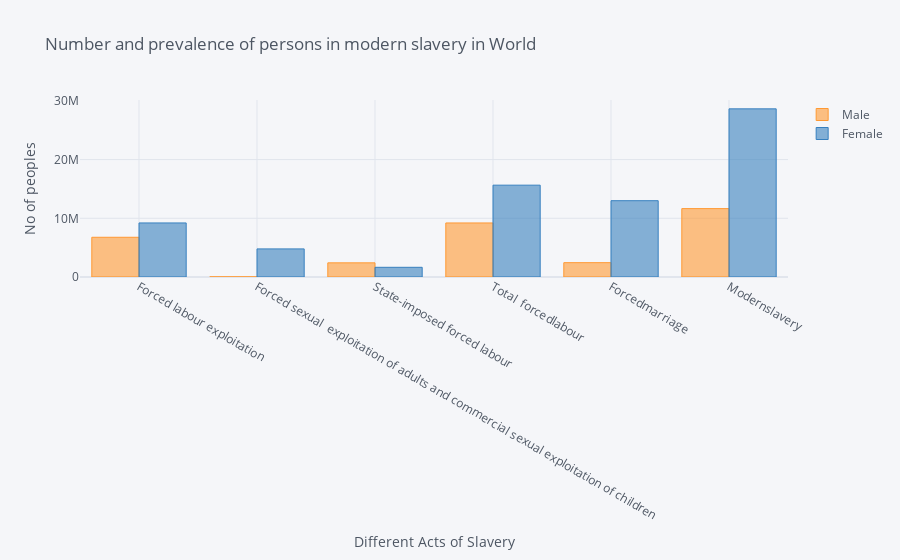

Write notebook code for a chart like this one.
### Markdown cell above
* Most people are affected by Modern Slavery
* State-imposed forced labour has the least affect
    * Reasons:
    1. Allmost no women are engage in State-imposed forced labour
    1. Women are more affected by Slavery

### Code cell
laour_sex_age_noworld = laour_sex_age[laour_sex_age['Category_Sex_Age'] != 'World']

laour_sex_age_noworld_transpose = laour_sex_age_noworld.T

laour_sex_age_noworld_transpose = (laour_sex_age_noworld_transpose).reset_index()
laour_sex_age_noworld_transpose = laour_sex_age_noworld_transpose.rename(columns={'index':'Act',1:'Male',2:'Female',3:'Adults',4:'Children'})
laour_sex_age_noworld_transpose = laour_sex_age_noworld_transpose[laour_sex_age_noworld_transpose['Act'] != 'Category_Sex_Age']

laour_sex_age_noworld_transpose.iplot(x='Act', y=['Male', 'Female'], kind='bar',xTitle='Different Acts of Slavery',yTitle='No of peoples',title='Number and prevalence of persons in modern slavery in World')

### Figure 1 — Plotly figure (JSON) as saved in the notebook; plotly's stock layout.template omitted (floating-point values rounded to 4 significant figures)
{"data": [{"marker": {"color": "rgba(255, 153, 51, 0.6)", "line": {"color": "rgba(255, 153, 51, 1.0)", "width": 1}}, "name": "Male", "orientation": "v", "text": "", "type": "bar", "x": ["Forced labour exploitation", "Forced sexual  exploitation of adults and commercial sexual exploitation of children", "State-imposed forced labour ", "Total  forcedlabour", "Forcedmarriage", "Modernslavery"], "y": [6766000, 29000, 2411000, 9206000, 2442000, 11648000]}, {"marker": {"color": "rgba(55, 128, 191, 0.6)", "line": {"color": "rgba(55, 128, 191, 1.0)", "width": 1}}, "name": "Female", "orientation": "v", "text": "", "type": "bar", "x": ["Forced labour exploitation", "Forced sexual  exploitation of adults and commercial sexual exploitation of children", "State-imposed forced labour ", "Total  forcedlabour", "Forcedmarriage", "Modernslavery"], "y": [9209000, 4787000, 1650000, 15646000, 13000000, 28645000]}], "layout": {"legend": {"bgcolor": "#F5F6F9", "font": {"color": "#4D5663"}}, "paper_bgcolor": "#F5F6F9", "plot_bgcolor": "#F5F6F9", "title": {"font": {"color": "#4D5663"}, "text": "Number and prevalence of persons in modern slavery in World"}, "xaxis": {"gridcolor": "#E1E5ED", "showgrid": true, "tickfont": {"color": "#4D5663"}, "title": {"font": {"color": "#4D5663"}, "text": "Different Acts of Slavery"}, "zerolinecolor": "#E1E5ED"}, "yaxis": {"gridcolor": "#E1E5ED", "showgrid": true, "tickfont": {"color": "#4D5663"}, "title": {"font": {"color": "#4D5663"}, "text": "No of peoples"}, "zerolinecolor": "#E1E5ED"}}}
